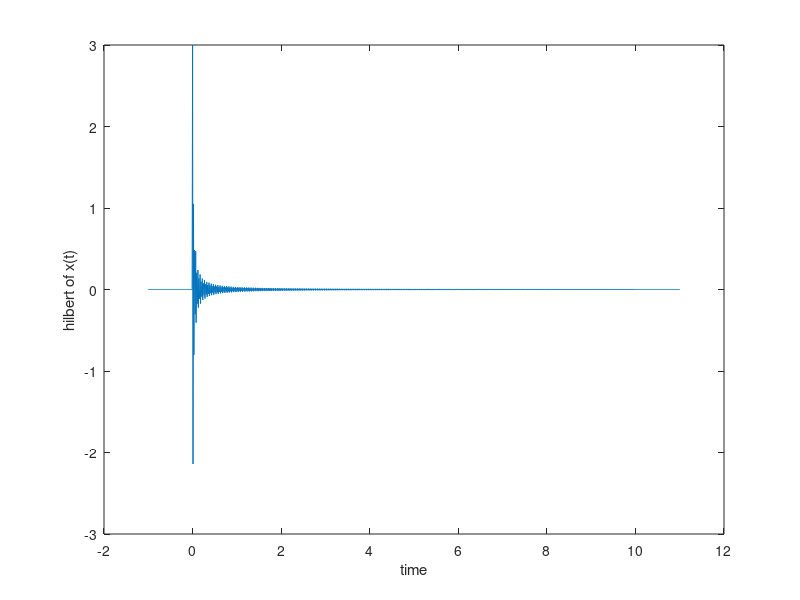
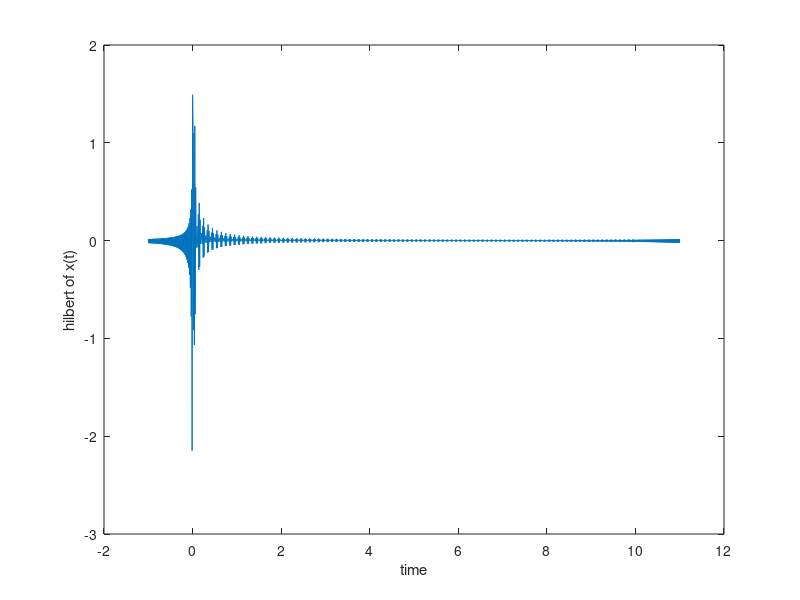
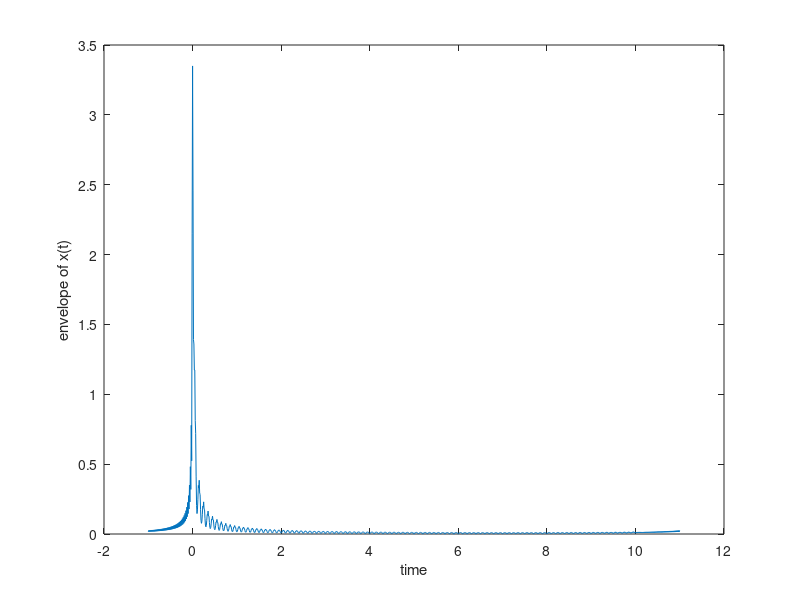
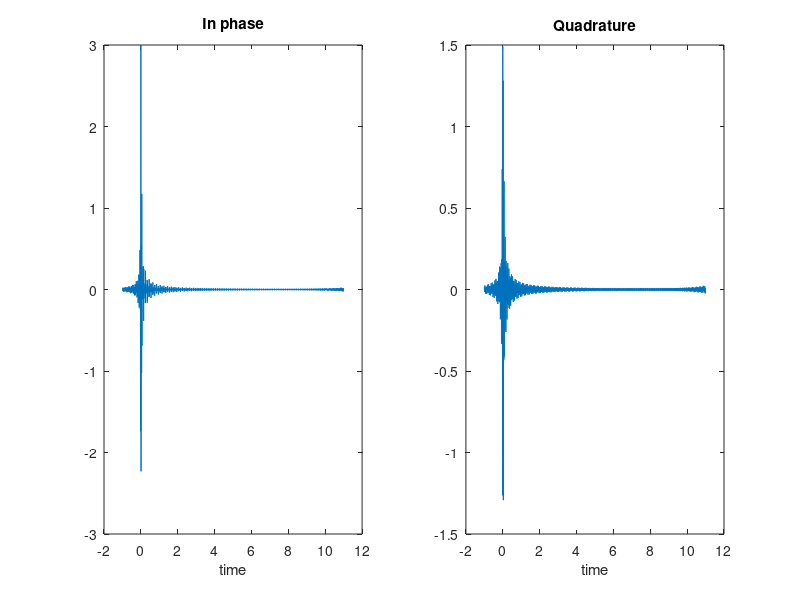

These figures' MATLAB source, in order:
% MATLAB script for Illustrative HW2.1.
clear; clc; close all;

fs = 100;
ts = 1/fs;
t = -1:ts:11;

x = (2*sinc(20*t).*cos(2*pi*50*t) + sinc(20*t).^2.*cos(2*pi*130*t)).*(t>=0).*(t<=10);
z = hilbert(x);

figure
plot(t,real(z)); xlabel('time'); ylabel('hilbert of x(t)');

% (a)
figure
plot(t,imag(z)); xlabel('time'); ylabel('hilbert of x(t)');

% (b)
figure
plot(t,abs(z)); xlabel('time'); ylabel('envelope of x(t)');

% (c)
f0 = 85;
t2 = 0:ts:(length(x)-1)*ts;
x_low = z.*exp(-1i*2*pi*f0*t2);
figure;
subplot(1,2,1); plot(t,real(x_low)); title('In phase'); xlabel('time');     % In phase component
subplot(1,2,2); plot(t,imag(x_low)); title('Quadrature'); xlabel('time');   % Quadrature component
figure;
subplot(1,2,1); plot(t,real(z)); title('In phase'); xlabel('time');     % In phase component
subplot(1,2,2); plot(t,imag(z)); title('Quadrature'); xlabel('time');   % Quadrature component
